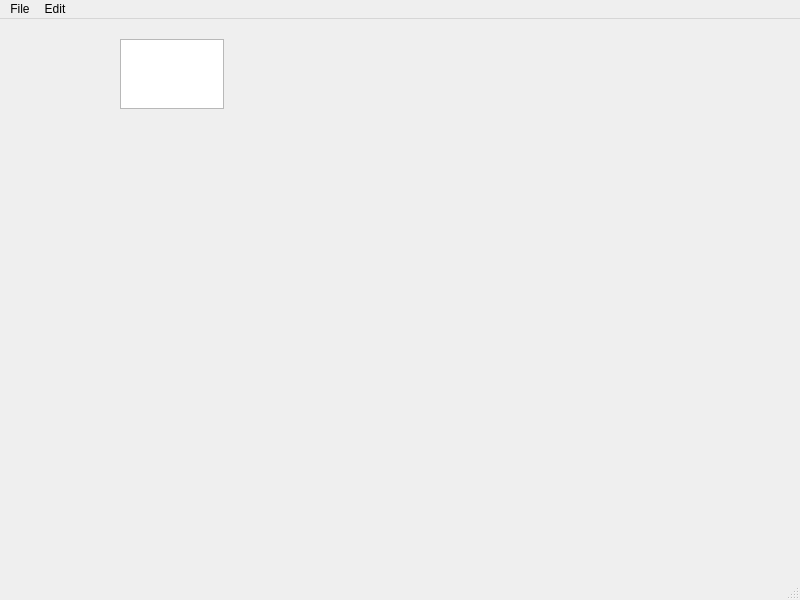
<?xml version="1.0" encoding="UTF-8"?>
<ui version="4.0">
 <class>texteditor</class>
 <widget class="QMainWindow" name="texteditor">
  <property name="geometry">
   <rect>
    <x>0</x>
    <y>0</y>
    <width>800</width>
    <height>600</height>
   </rect>
  </property>
  <property name="windowTitle">
   <string>MainWindow</string>
  </property>
  <widget class="QWidget" name="centralwidget">
   <widget class="QTextEdit" name="editContactInfo">
    <property name="geometry">
     <rect>
      <x>120</x>
      <y>20</y>
      <width>104</width>
      <height>70</height>
     </rect>
    </property>
   </widget>
  </widget>
  <widget class="QMenuBar" name="menubar">
   <property name="geometry">
    <rect>
     <x>0</x>
     <y>0</y>
     <width>800</width>
     <height>21</height>
    </rect>
   </property>
   <widget class="QMenu" name="menuFile">
    <property name="title">
     <string>File</string>
    </property>
    <addaction name="actionNew"/>
    <addaction name="actionOpen"/>
    <addaction name="separator"/>
    <addaction name="actionSave"/>
    <addaction name="actionSave_As"/>
   </widget>
   <widget class="QMenu" name="menuEdit">
    <property name="title">
     <string>Edit</string>
    </property>
    <addaction name="actionCut"/>
    <addaction name="actionCopy"/>
    <addaction name="actionPaste"/>
    <addaction name="separator"/>
    <addaction name="actionUndo"/>
    <addaction name="actionRedo"/>
   </widget>
   <addaction name="menuFile"/>
   <addaction name="menuEdit"/>
  </widget>
  <widget class="QStatusBar" name="statusbar"/>
  <action name="actionNew">
   <property name="icon">
    <iconset resource="NPPResources.qrc">
     <normaloff>:/Images/Images/circle-things-31-512.png</normaloff>:/Images/Images/circle-things-31-512.png</iconset>
   </property>
   <property name="text">
    <string>New</string>
   </property>
   <property name="toolTip">
    <string>New</string>
   </property>
  </action>
  <action name="actionOpen">
   <property name="icon">
    <iconset resource="NPPResources.qrc">
     <normaloff>:/Images/Images/folder_open.png</normaloff>:/Images/Images/folder_open.png</iconset>
   </property>
   <property name="text">
    <string>Open</string>
   </property>
   <property name="toolTip">
    <string>Open</string>
   </property>
  </action>
  <action name="actionSave">
   <property name="icon">
    <iconset resource="NPPResources.qrc">
     <normaloff>:/Images/Images/Artboard_73-512.png</normaloff>:/Images/Images/Artboard_73-512.png</iconset>
   </property>
   <property name="text">
    <string>Save</string>
   </property>
   <property name="toolTip">
    <string>Save</string>
   </property>
  </action>
  <action name="actionSave_As">
   <property name="icon">
    <iconset resource="NPPResources.qrc">
     <normaloff>:/Images/Images/save-as-icon-9.png</normaloff>:/Images/Images/save-as-icon-9.png</iconset>
   </property>
   <property name="text">
    <string>Save As</string>
   </property>
   <property name="toolTip">
    <string>Save As</string>
   </property>
  </action>
  <action name="actionCut">
   <property name="icon">
    <iconset resource="NPPResources.qrc">
     <normaloff>:/Images/Images/Cut.png</normaloff>:/Images/Images/Cut.png</iconset>
   </property>
   <property name="text">
    <string>Cut</string>
   </property>
   <property name="toolTip">
    <string>Cut</string>
   </property>
  </action>
  <action name="actionCopy">
   <property name="icon">
    <iconset resource="NPPResources.qrc">
     <normaloff>:/Images/Images/Copy.png</normaloff>:/Images/Images/Copy.png</iconset>
   </property>
   <property name="text">
    <string>Copy</string>
   </property>
   <property name="toolTip">
    <string>Copy</string>
   </property>
  </action>
  <action name="actionPaste">
   <property name="icon">
    <iconset resource="NPPResources.qrc">
     <normaloff>:/Images/Images/Paste.png</normaloff>:/Images/Images/Paste.png</iconset>
   </property>
   <property name="text">
    <string>Paste</string>
   </property>
   <property name="toolTip">
    <string>Paste</string>
   </property>
  </action>
  <action name="actionUndo">
   <property name="icon">
    <iconset resource="NPPResources.qrc">
     <normaloff>:/Images/Images/undo+icon-1320085939108537891.png</normaloff>:/Images/Images/undo+icon-1320085939108537891.png</iconset>
   </property>
   <property name="text">
    <string>Undo</string>
   </property>
   <property name="toolTip">
    <string>Undo</string>
   </property>
  </action>
  <action name="actionRedo">
   <property name="icon">
    <iconset resource="NPPResources.qrc">
     <normaloff>:/Images/Images/redo-57-740569.png</normaloff>:/Images/Images/redo-57-740569.png</iconset>
   </property>
   <property name="text">
    <string>Redo</string>
   </property>
   <property name="toolTip">
    <string>Redo</string>
   </property>
  </action>
 </widget>
 <resources>
  <include location="NPPResources.qrc"/>
 </resources>
 <connections/>
</ui>
